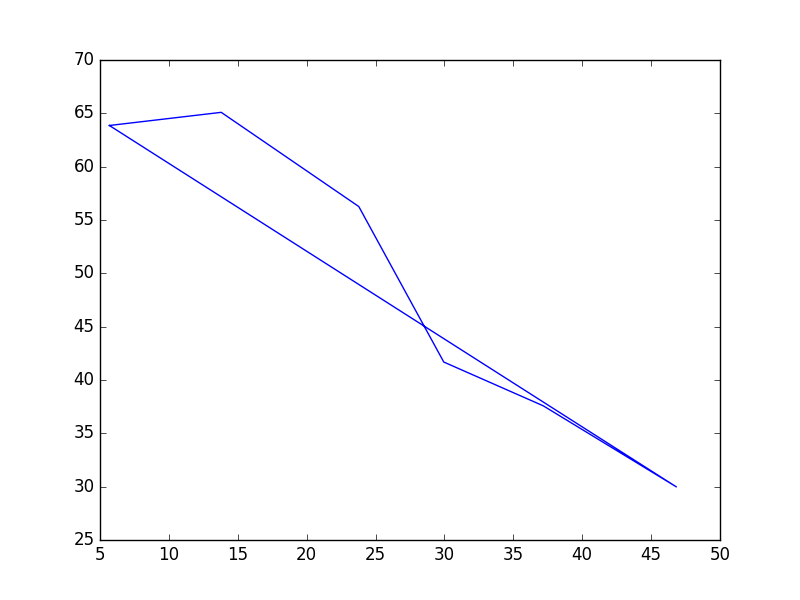

This chart was generated by the following Python code:
# Zachary Shumate
# CECS 545 - AI
# Project 1

#!/usr/bin/env python

import sys
import time
import math
from itertools import *
import matplotlib.pyplot as plt

# need to pass distances for comparison
def depthSearch(cityList, city, distance, prev):
    if 'distance' not in city or distance < city['distance']:
        city['distance'] = distance
        city['prev'] = prev
    if city['next']:
        for n in city['next']:
            nextDistance = distance + math.sqrt(pow(float(city['x']) - float(cityList[n-1]['x']), 2) + pow(float(city['y']) - float(cityList[n-1]['y']), 2))
            depthSearch(cityList, cityList[n-1], nextDistance, city['num'])

def main(argv):
    start = time.time()
    cities = []
    output = {'path':[], 'distance':0}
    num = 0
    x, y = [], []
    count = 10

    # read cities from file given as a argument into a list of dictionaries
    with open(argv[1]) as f:
        for i in xrange(7):
            f.next()
        for line in f:
            words = line.split(' ')
            cities.append({'num':words[0],'x':words[1],'y':words[2].strip()})
            num += 1

    # hardcode the next possible cities
    for c in cities:
        if c['num'] == '1':
            c['next'] = [2,3,4]
        if c['num'] == '2':
            c['next'] = [3]
        if c['num'] == '3':
            c['next'] = [4,5]
        if c['num'] == '4':
            c['next'] = [5,6,7]
        if c['num'] == '5':
            c['next'] = [7,8]
        if c['num'] == '6':
            c['next'] = [8]
        if c['num'] == '7':
            c['next'] = [9,10]
        if c['num'] == '8':
            c['next'] = [9,10,11]
        if c['num'] == '9':
            c['next'] = [11]
        if c['num'] == '10':
            c['next'] = [11]
        if c['num'] == '11':
            c['next'] = []

    # finds the shortest path via depth first search
    depthSearch(cities,cities[0], 0, '0')

    # retrace recorded path and put into output
    output['distance'] = cities[count]
    while count != -1:
        output['path'].insert(0,cities[count])
        count = int(cities[count]['prev']) - 1

    # print outout
    print(output)

    # print time for script to run
    print '\nThis script took ', time.time()-start, ' seconds.'

    # graph output
    for c in output['path']:
        x.append(c['x'])
        y.append(c['y'])
    x.append(output['path'][0]['x'])
    y.append(output['path'][0]['y'])
    plt.plot(x,y)
    plt.show()

if __name__ == '__main__':
    main(sys.argv)
